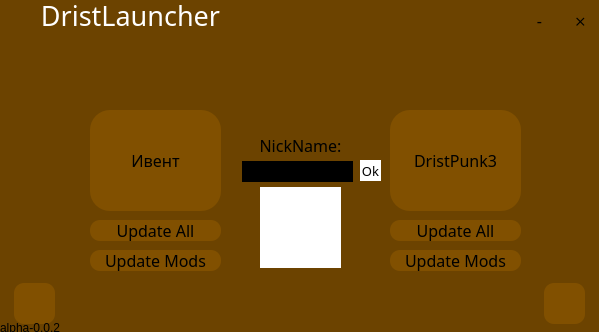
<?xml version="1.0" encoding="UTF-8"?>
<ui version="4.0">
 <class>Frame</class>
 <widget class="QFrame" name="Frame">
  <property name="geometry">
   <rect>
    <x>0</x>
    <y>0</y>
    <width>599</width>
    <height>332</height>
   </rect>
  </property>
  <property name="minimumSize">
   <size>
    <width>599</width>
    <height>332</height>
   </size>
  </property>
  <property name="maximumSize">
   <size>
    <width>599</width>
    <height>332</height>
   </size>
  </property>
  <property name="windowTitle">
   <string>DristLauncher</string>
  </property>
  <property name="styleSheet">
   <string notr="true">border:none</string>
  </property>
  <property name="frameShadow">
   <enum>QFrame::Raised</enum>
  </property>
  <widget class="QFrame" name="frame">
   <property name="geometry">
    <rect>
     <x>0</x>
     <y>0</y>
     <width>599</width>
     <height>332</height>
    </rect>
   </property>
   <property name="minimumSize">
    <size>
     <width>599</width>
     <height>332</height>
    </size>
   </property>
   <property name="maximumSize">
    <size>
     <width>599</width>
     <height>332</height>
    </size>
   </property>
   <property name="styleSheet">
    <string notr="true">QFrame{ 
	background-color:rgb(108, 67, 0);
}</string>
   </property>
   <property name="frameShape">
    <enum>QFrame::StyledPanel</enum>
   </property>
   <property name="frameShadow">
    <enum>QFrame::Raised</enum>
   </property>
   <widget class="QPushButton" name="Event_Button">
    <property name="geometry">
     <rect>
      <x>90</x>
      <y>110</y>
      <width>131</width>
      <height>101</height>
     </rect>
    </property>
    <property name="minimumSize">
     <size>
      <width>131</width>
      <height>101</height>
     </size>
    </property>
    <property name="maximumSize">
     <size>
      <width>131</width>
      <height>101</height>
     </size>
    </property>
    <property name="font">
     <font>
      <family>ascii</family>
      <pointsize>12</pointsize>
     </font>
    </property>
    <property name="styleSheet">
     <string notr="true">QPushButton {
	background-color:rgb(129, 80, 0);
	border-radius:20px;
}

QPushButton:hover {
	background-color:rgb(162, 100, 0);
}</string>
    </property>
    <property name="text">
     <string>Ивент</string>
    </property>
   </widget>
   <widget class="QPushButton" name="Dristpunk_Button">
    <property name="geometry">
     <rect>
      <x>390</x>
      <y>110</y>
      <width>131</width>
      <height>101</height>
     </rect>
    </property>
    <property name="minimumSize">
     <size>
      <width>131</width>
      <height>101</height>
     </size>
    </property>
    <property name="maximumSize">
     <size>
      <width>131</width>
      <height>101</height>
     </size>
    </property>
    <property name="font">
     <font>
      <family>ascii</family>
      <pointsize>12</pointsize>
     </font>
    </property>
    <property name="styleSheet">
     <string notr="true">QPushButton {
	background-color:rgb(129, 80, 0);
	border-radius:20px;
}

QPushButton:hover {
	background-color:rgb(162, 100, 0);
}</string>
    </property>
    <property name="text">
     <string>DristPunk3</string>
    </property>
   </widget>
   <widget class="QLineEdit" name="nicknameEdit">
    <property name="geometry">
     <rect>
      <x>242</x>
      <y>160</y>
      <width>111</width>
      <height>22</height>
     </rect>
    </property>
    <property name="styleSheet">
     <string notr="true">background-color:rgb(0, 0, 0);
color:rgb(255, 255, 255)</string>
    </property>
   </widget>
   <widget class="QLabel" name="label">
    <property name="geometry">
     <rect>
      <x>240</x>
      <y>130</y>
      <width>121</width>
      <height>31</height>
     </rect>
    </property>
    <property name="font">
     <font>
      <family>ascii</family>
      <pointsize>12</pointsize>
     </font>
    </property>
    <property name="text">
     <string>NickName:</string>
    </property>
    <property name="alignment">
     <set>Qt::AlignCenter</set>
    </property>
   </widget>
   <widget class="QPushButton" name="Folder_Button">
    <property name="geometry">
     <rect>
      <x>544</x>
      <y>283</y>
      <width>41</width>
      <height>41</height>
     </rect>
    </property>
    <property name="styleSheet">
     <string notr="true">QPushButton{
	background-color: rgb(129, 80, 0);
	border-radius:10px
}

QPushButton:hover {
	background-color:rgb(162, 100, 0);
}
</string>
    </property>
    <property name="text">
     <string/>
    </property>
    <property name="icon">
     <iconset>
      <normaloff>folder.png</normaloff>folder.png</iconset>
    </property>
    <property name="iconSize">
     <size>
      <width>25</width>
      <height>25</height>
     </size>
    </property>
   </widget>
   <widget class="QWidget" name="widget" native="true">
    <property name="geometry">
     <rect>
      <x>260</x>
      <y>187</y>
      <width>81</width>
      <height>81</height>
     </rect>
    </property>
    <property name="styleSheet">
     <string notr="true">background-color: rgb(255, 255, 255);</string>
    </property>
   </widget>
   <widget class="QPushButton" name="RamButton">
    <property name="geometry">
     <rect>
      <x>14</x>
      <y>283</y>
      <width>41</width>
      <height>41</height>
     </rect>
    </property>
    <property name="styleSheet">
     <string notr="true">QPushButton{
	background-color: rgb(129, 80, 0);
	border-radius:10px
}

QPushButton:hover {
	background-color:rgb(162, 100, 0);
}
</string>
    </property>
    <property name="text">
     <string/>
    </property>
    <property name="icon">
     <iconset>
      <normaloff>../ram.png</normaloff>../ram.png</iconset>
    </property>
    <property name="iconSize">
     <size>
      <width>35</width>
      <height>35</height>
     </size>
    </property>
   </widget>
   <widget class="QPushButton" name="ApplyNicknameButton">
    <property name="geometry">
     <rect>
      <x>360</x>
      <y>160</y>
      <width>21</width>
      <height>21</height>
     </rect>
    </property>
    <property name="font">
     <font>
      <family>ascii</family>
      <pointsize>10</pointsize>
     </font>
    </property>
    <property name="styleSheet">
     <string notr="true">QPushButton {
	background-color: rgb(255, 255, 255);
}

QPushButton:hover {
	background-color:rgb(139, 139, 139);
}
</string>
    </property>
    <property name="text">
     <string>Ok</string>
    </property>
   </widget>
   <widget class="QPushButton" name="UpdateAllEvent_Button">
    <property name="geometry">
     <rect>
      <x>90</x>
      <y>220</y>
      <width>131</width>
      <height>21</height>
     </rect>
    </property>
    <property name="minimumSize">
     <size>
      <width>0</width>
      <height>0</height>
     </size>
    </property>
    <property name="maximumSize">
     <size>
      <width>99999</width>
      <height>9999</height>
     </size>
    </property>
    <property name="font">
     <font>
      <family>ascii</family>
      <pointsize>12</pointsize>
     </font>
    </property>
    <property name="styleSheet">
     <string notr="true">QPushButton {
	background-color:rgb(129, 80, 0);
	border-radius:10px;
}

QPushButton:hover {
	background-color:rgb(162, 100, 0);
}</string>
    </property>
    <property name="text">
     <string>Update All</string>
    </property>
   </widget>
   <widget class="QPushButton" name="UpdateModsEvent_Button">
    <property name="geometry">
     <rect>
      <x>90</x>
      <y>250</y>
      <width>131</width>
      <height>21</height>
     </rect>
    </property>
    <property name="minimumSize">
     <size>
      <width>0</width>
      <height>0</height>
     </size>
    </property>
    <property name="maximumSize">
     <size>
      <width>99999</width>
      <height>9999</height>
     </size>
    </property>
    <property name="font">
     <font>
      <family>ascii</family>
      <pointsize>12</pointsize>
     </font>
    </property>
    <property name="styleSheet">
     <string notr="true">QPushButton {
	background-color:rgb(129, 80, 0);
	border-radius:10px;
}

QPushButton:hover {
	background-color:rgb(162, 100, 0);
}</string>
    </property>
    <property name="text">
     <string>Update Mods</string>
    </property>
   </widget>
   <widget class="QPushButton" name="UpdateAllDristpunk_Button">
    <property name="geometry">
     <rect>
      <x>390</x>
      <y>220</y>
      <width>131</width>
      <height>21</height>
     </rect>
    </property>
    <property name="minimumSize">
     <size>
      <width>0</width>
      <height>0</height>
     </size>
    </property>
    <property name="maximumSize">
     <size>
      <width>99999</width>
      <height>9999</height>
     </size>
    </property>
    <property name="font">
     <font>
      <family>ascii</family>
      <pointsize>12</pointsize>
     </font>
    </property>
    <property name="styleSheet">
     <string notr="true">QPushButton {
	background-color:rgb(129, 80, 0);
	border-radius:10px;
}

QPushButton:hover {
	background-color:rgb(162, 100, 0);
}</string>
    </property>
    <property name="text">
     <string>Update All</string>
    </property>
   </widget>
   <widget class="QPushButton" name="UpdateModsDristpunk_Button">
    <property name="geometry">
     <rect>
      <x>390</x>
      <y>250</y>
      <width>131</width>
      <height>21</height>
     </rect>
    </property>
    <property name="minimumSize">
     <size>
      <width>0</width>
      <height>0</height>
     </size>
    </property>
    <property name="maximumSize">
     <size>
      <width>99999</width>
      <height>9999</height>
     </size>
    </property>
    <property name="font">
     <font>
      <family>ascii</family>
      <pointsize>12</pointsize>
     </font>
    </property>
    <property name="styleSheet">
     <string notr="true">QPushButton {
	background-color:rgb(129, 80, 0);
	border-radius:10px;
}

QPushButton:hover {
	background-color:rgb(162, 100, 0);
}</string>
    </property>
    <property name="text">
     <string>Update Mods</string>
    </property>
   </widget>
   <widget class="QLabel" name="label_3">
    <property name="geometry">
     <rect>
      <x>0</x>
      <y>320</y>
      <width>61</width>
      <height>16</height>
     </rect>
    </property>
    <property name="styleSheet">
     <string notr="true">background-color: none</string>
    </property>
    <property name="text">
     <string>alpha-0.0.2</string>
    </property>
   </widget>
   <widget class="QWidget" name="widget_2" native="true">
    <property name="geometry">
     <rect>
      <x>0</x>
      <y>0</y>
      <width>601</width>
      <height>41</height>
     </rect>
    </property>
    <widget class="QLabel" name="label_2">
     <property name="geometry">
      <rect>
       <x>0</x>
       <y>0</y>
       <width>261</width>
       <height>31</height>
      </rect>
     </property>
     <property name="font">
      <font>
       <family>ascii</family>
       <pointsize>20</pointsize>
      </font>
     </property>
     <property name="styleSheet">
      <string notr="true">color:rgb(255, 255, 255)</string>
     </property>
     <property name="text">
      <string>DristLauncher</string>
     </property>
     <property name="alignment">
      <set>Qt::AlignCenter</set>
     </property>
    </widget>
    <widget class="QPushButton" name="minButton">
     <property name="geometry">
      <rect>
       <x>519</x>
       <y>0</y>
       <width>41</width>
       <height>41</height>
      </rect>
     </property>
     <property name="font">
      <font>
       <family>ascii</family>
       <pointsize>12</pointsize>
      </font>
     </property>
     <property name="styleSheet">
      <string notr="true">QPushButton:hover {
	background-color:rgb(162, 100, 0);
}</string>
     </property>
     <property name="text">
      <string>-</string>
     </property>
    </widget>
    <widget class="QPushButton" name="closeButton">
     <property name="geometry">
      <rect>
       <x>560</x>
       <y>0</y>
       <width>41</width>
       <height>41</height>
      </rect>
     </property>
     <property name="font">
      <font>
       <family>ascii</family>
       <pointsize>12</pointsize>
      </font>
     </property>
     <property name="styleSheet">
      <string notr="true">QPushButton:hover {
	background-color:rgb(162, 100, 0);
}</string>
     </property>
     <property name="text">
      <string>🞪</string>
     </property>
    </widget>
   </widget>
  </widget>
 </widget>
 <resources/>
 <connections/>
</ui>
